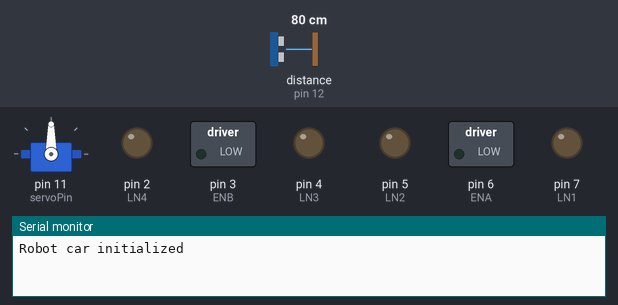
Bench run of a sketch on a simulated Arduino Uno, built with avr-gcc and run on an emulated ATmega328P. Shown: servo, switched loads named in the sketch (green lamp = pin HIGH), output pins drawn as LEDs (lit = HIGH), the last lines printed to the serial monitor. Wiring (inferred from the names in the program): ultrasonic range finder: trigger pin 13; echo pin 12. The test bench sets the inputs (shaded band); at power-on: distance to the obstacle (sensor on pin 12) 80 cm. The echo pulse lasts 58.3 µs per cm; pins used as bus, display or sensor lines are not drawn.

Above: at 0.05 s.
At 0.8 s:
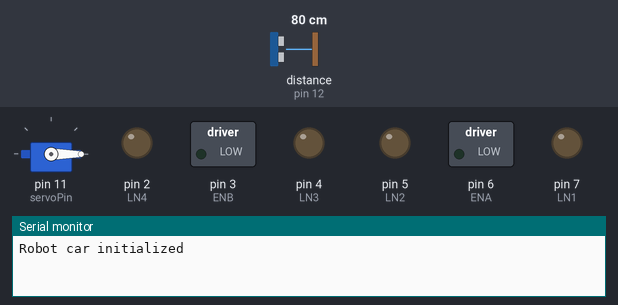
At 1.55 s:
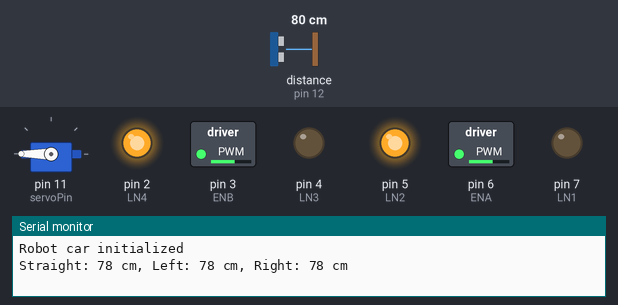
At 2.1 s:
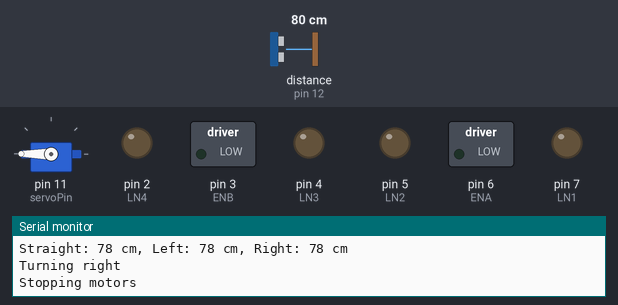
Timing chart, 0 to 4.9 s (numbered marks = the images above):
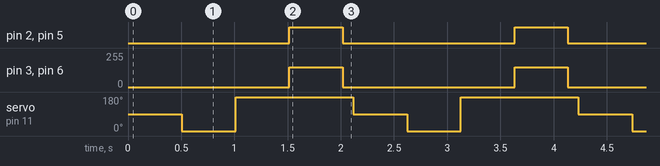

Measured:
- by itself, pin 2 (LN4), pin 5 (LN2): alternates HIGH for 0.50 s and LOW for 1.6 s
- by itself, pin 3 (ENB), pin 6 (ENA): alternates 150/255 for 0.50 s and 0/255 for 1.6 s
- by itself, servo on pin 11 (servoPin): repeats every 2.1 s: 180° 1.1 s, 90° 0.51 s, 0° 0.51 s

The sketch:

Arduino-Ultrasonic-Auto-Robot.ino
```cpp
#include <Servo.h>

// Ultrasonic sensor pins
const int trigPin = 13;   // Trigger pin of ultrasonic sensor
const int echoPin = 12;   // Echo pin of ultrasonic sensor

// Servo motor pin
const int servoPin = 11;
Servo servo;

// Motor control pins
const int ENB = 3; // Right motor speed control
const int LN4 = 2; // Right motor backward
const int LN3 = 4; // Right motor forward
const int LN2 = 5; // Left motor backward
const int LN1 = 7; // Left motor forward
const int ENA = 6; // Left motor speed control

void setup() {
  // Initialize Serial Monitor
  Serial.begin(9600);
  Serial.println("Robot car initialized");

  // Set ultrasonic sensor pins
  pinMode(trigPin, OUTPUT);
  pinMode(echoPin, INPUT);

  // Set motor control pins
  pinMode(ENA, OUTPUT);
  pinMode(LN1, OUTPUT);
  pinMode(LN2, OUTPUT);
  pinMode(ENB, OUTPUT);
  pinMode(LN3, OUTPUT);
  pinMode(LN4, OUTPUT);

  // Attach servo motor
  servo.attach(servoPin);
  servo.write(90); // Start with the servo facing straight
}

void loop() {
  // Measure distances in three directions
  int distStraight = measureDistance(90);  // Straight
  int distLeft = measureDistance(0);       // Left
  int distRight = measureDistance(180);    // Right

  // Log distances
  Serial.print("Straight: ");
  Serial.print(distStraight);
  Serial.print(" cm, Left: ");
  Serial.print(distLeft);
  Serial.print(" cm, Right: ");
  Serial.print(distRight);
  Serial.println(" cm");

  // Decide direction to move based on max distance
  if (distStraight > distLeft && distStraight > distRight) {
    moveStraight();
  } else if (distLeft > distRight) {
    turnLeft();
  } else {
    turnRight();
  }

  delay(100); // Small delay for stability
}

// Function to measure distance using ultrasonic sensor
int measureDistance(int angle) {
  servo.write(angle);          // Rotate servo to desired angle
  delay(500);                  // Wait for servo to move
  digitalWrite(trigPin, LOW);
  delayMicroseconds(2);
  digitalWrite(trigPin, HIGH);
  delayMicroseconds(10);
  digitalWrite(trigPin, LOW);

  long duration = pulseIn(echoPin, HIGH); // Read echo pulse duration
  int distance = duration * 0.034 / 2;    // Convert to cm
  return distance;
}

// Motor control functions
void moveStraight() {
  Serial.println("Moving straight");
  digitalWrite(LN1, HIGH);
  digitalWrite(LN2, LOW);
  digitalWrite(LN3, LOW);
  digitalWrite(LN4, HIGH);
  analogWrite(ENA, 200); // Left motor speed
  analogWrite(ENB, 200); // Right motor speed
}

void turnLeft() {
  Serial.println("Turning left");
  digitalWrite(LN1, HIGH);
  digitalWrite(LN2, LOW);
  digitalWrite(LN3, HIGH);
  digitalWrite(LN4, LOW);
  analogWrite(ENA, 150);
  analogWrite(ENB, 150);
  delay(500); // Time to complete turn
  stopMotors();
}

void turnRight() {
  Serial.println("Turning right");
  digitalWrite(LN1, LOW);
  digitalWrite(LN2, HIGH);
  digitalWrite(LN3, LOW);
  digitalWrite(LN4, HIGH);
  analogWrite(ENA, 150);
  analogWrite(ENB, 150);
  delay(500); // Time to complete turn
  stopMotors();
}

void stopMotors() {
  Serial.println("Stopping motors");
  digitalWrite(LN1, LOW);
  digitalWrite(LN2, LOW);
  digitalWrite(LN3, LOW);
  digitalWrite(LN4, LOW);
  analogWrite(ENA, 0);
  analogWrite(ENB, 0);
}
```
